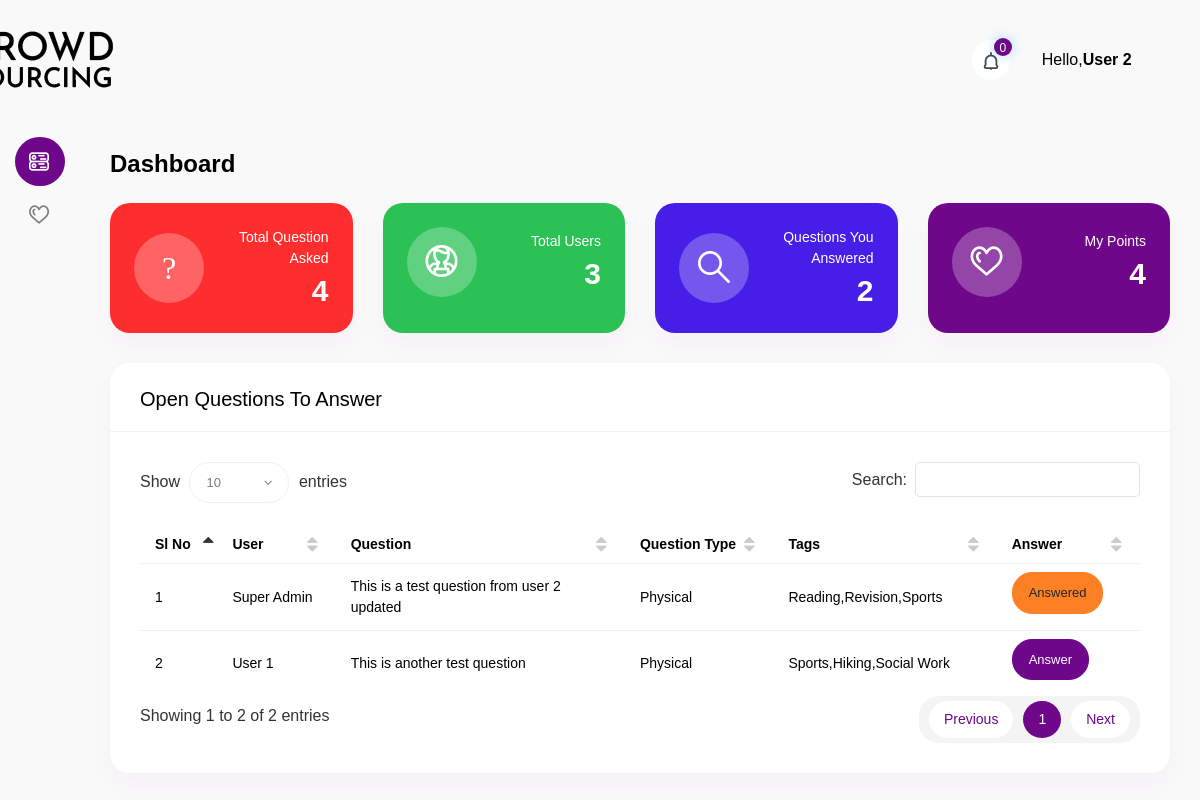
Before: /Dashboard (signed in) with the older database file.
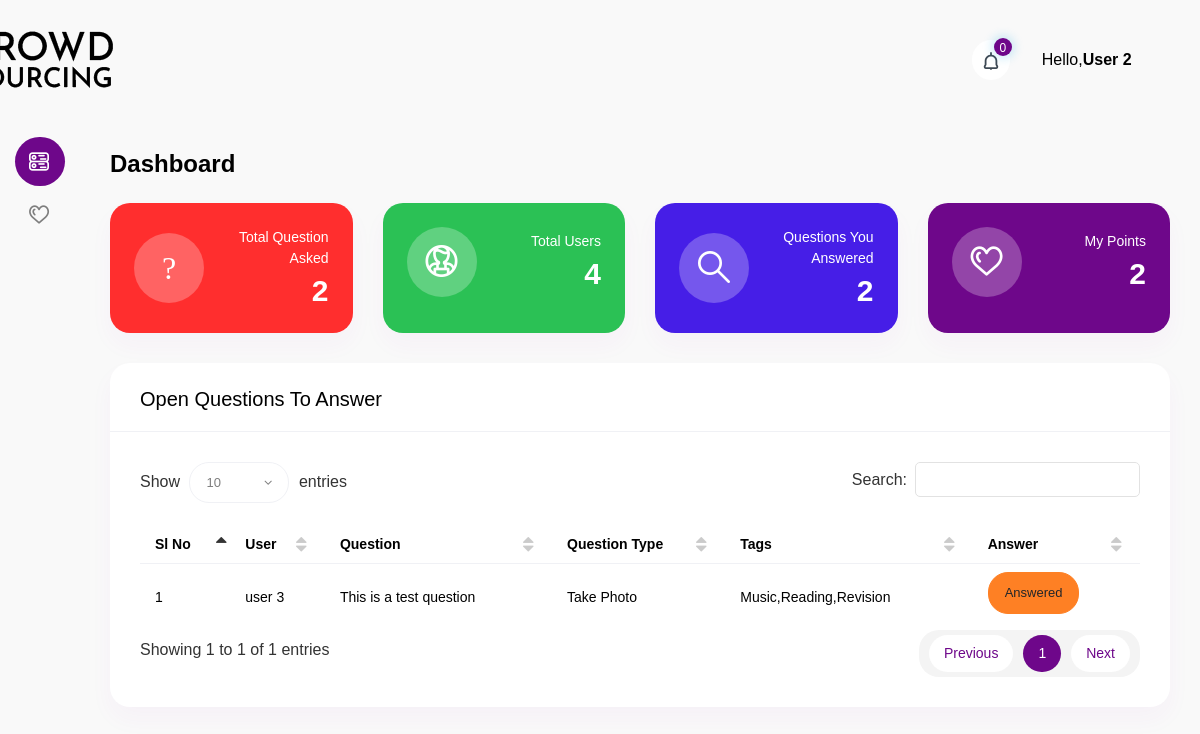
After: the same page with the newer database file.
### tables this page shows
CREATE TABLE `question` (
  `question_id` int(11) NOT NULL,
  `user_id` int(11) NOT NULL,
  `question` text NOT NULL,
  `type` varchar(255) NOT NULL,
  `tags` varchar(255) NOT NULL,
  `method` varchar(255) NOT NULL,
  `payment` int(10) NOT NULL,
  `waiting_time` varchar(255) NOT NULL,
  `inserted_at` datetime NOT NULL,
  `updated_at` datetime NOT NULL
);

CREATE TABLE `user` (
  `user_id` int(11) NOT NULL,
  `user_name` varchar(255) NOT NULL,
  `user_email` varchar(255) NOT NULL,
  `password` varchar(1000) NOT NULL,
  `college` varchar(255) NOT NULL,
  `major` varchar(255) NOT NULL,
  `hall` varchar(255) NOT NULL,
  `society` varchar(255) NOT NULL,
  `gender` varchar(255) NOT NULL,
  `age` int(10) NOT NULL,
  `indoor` varchar(255) NOT NULL,
  `outdoor` varchar(255) NOT NULL,
  `request_type` varchar(255) NOT NULL,
  `user_type` int(10) NOT NULL DEFAULT 1,
  `status` int(10) NOT NULL DEFAULT 1,
  `updated_at` datetime NOT NULL
);

CREATE TABLE `question_type` (
  `id` int(11) NOT NULL,
  `question_type` varchar(255) NOT NULL
);

### include/header.php (called while the page is built, shortened)
<?php
$user = $db_handle->runQuery("select * from user where user_id = '$userid'");
$user_type = $user[0]['user_type'];
?>
                    <?php if($user_type == '1'){
                        ?>
                                <?php
                                $notification = $db_handle->runQuery("select count(notification_id) as no from notification where user_id = '$userid' and status = '0'");
                                ?>
                                        <?php
                                        $fetch_notification = $db_handle->runQuery("select * from question,notification where notification.user_id = '$userid' and question.question_id = notification.question_id");
                                            ?>
                        <?php
                    }?>
                                <?php
                                $user = $db_handle->runQuery("select * from user where user_id = '$userid'");
                                ?>

### include/dbController.php (called while the page is built, shortened)
<?php
class DBController {
    private $host = "localhost";
    private $user = "root";
    private $password = "";
    private $database = "crowd_sourcing";
    private $conn;
    function __construct() {
        $this->conn = $this->connectDB();
    }
    function connectDB() {
        $conn = mysqli_connect($this->host,$this->user,$this->password,$this->database);
        return $conn;
    }
    function runQuery($query) {
        $result = mysqli_query($this->conn,$query);
        while($row=mysqli_fetch_assoc($result)) {
            $resultset[] = $row;
        }
        if(!empty($resultset))
            return $resultset;
    }
    function numRows($query) {
        $result  = mysqli_query($this->conn,$query);
        $rowcount = mysqli_num_rows($result);
        return $rowcount;
    }
}

### dashboard.php (the view, shortened to what the changed rows need)
<?php
require_once("include/dbController.php");
$db_handle = new DBController();
$userid = $_SESSION['userid'];
?>
<!DOCTYPE html>
<html lang="en">
<head>
    <?php include('include/css.php'); ?>
</head>
<body>
<div id="main-wrapper">
    <?php include('include/header.php'); ?>
    <div class="content-body">
        <div class="container-fluid">
            <div class="form-head mb-4">
                <h2 class="text-black font-w600 mb-0">Dashboard</h2>
            </div>
            <div class="row">
                <div class="col-xl-12">
                    <div class="row">
                        <div class="col-xl-3 col-lg-6 col-sm-6">
                            <div class="widget-stat card bg-danger">
                                <div class="card-body  p-4">
                                    <div class="media">
                                        <div class="media-body text-white text-right">
                                            <p class="mb-1">Total Question Asked</p>
                                            <?php
                                            $total_question = $db_handle->runQuery("select count('question_id') as number from question");
                                            ?>
                                            <h3 class="text-white"><?php echo $total_question[0]['number']; ?></h3>
                                        </div>
                                    </div>
                                </div>
                            </div>
                        </div>
                        <div class="col-xl-3 col-lg-6 col-sm-6">
                            <div class="widget-stat card bg-success">
                                <div class="card-body p-4">
                                    <div class="media">
                                        <div class="media-body text-white text-right">
                                            <p class="mb-1">Total Users</p>
                                            <?php
                                            $total_user = $db_handle->runQuery("select count('user_id') as number from user");
                                            ?>
                                            <h3 class="text-white"><?php echo $total_user[0]['number']; ?></h3>
                                        </div>
                                    </div>
                                </div>
                            </div>
                        </div>
                        <?php if($user_type == 1){
                            ?>
                            <div class="col-xl-3 col-lg-6 col-sm-6">
                                <div class="widget-stat card bg-info">
                                    <div class="card-body p-4">
                                        <div class="media">
									<span class="mr-3">
										<i class="flaticon-381-search-2"></i>
									</span>
                                            <div class="media-body text-white text-right">
                                                <p class="mb-1">Questions You Answered</p>
                                                <?php
                                                $answer = $db_handle->runQuery("SELECT COUNT(answer_id) as answer from answer WHERE user_id = '$userid'");
                                                ?>
                                                <h3 class="text-white"><?php echo $answer[0]['answer'];?></h3>
                                            </div>
                                        </div>
                                    </div>
                                </div>
                            </div>
                            <div class="col-xl-3 col-lg-6 col-sm-6">
                                <div class="widget-stat card bg-primary">
                                    <div class="card-body p-4">
                                        <div class="media">
									<span class="mr-3">
										<i class="flaticon-381-heart"></i>
									</span>
                                            <div class="media-body text-white text-right">
                                                <p class="mb-1">My Points</p>
                                                <?php
                                                $points = $db_handle->runQuery("SELECT SUM(points) as point FROM `answer` where user_id = '$userid'");
                                                ?>
                                                <h3 class="text-white"><?php echo $points[0]['point'];?></h3>
                                            </div>
                                        </div>
                                    </div>
                                </div>
                            </div>
                            <?php
                        } ?>
                    </div>
                </div>
                <?php if($user_type == '1'){
                    ?>
                    <div class="col-12">
                        <div class="card">
                            <div class="card-header">
                                <h4 class="card-title">Open Questions to Answer</h4>
                            </div>
                            <div class="card-body">
                                <div class="table-responsive">
                                    <table id="example3" class="display min-w850">
                                        <thead>
                                        <tr>
                                            <th>Sl No</th>
                                            <th>User</th>
                                            <th>Question</th>
                                            <th>Question Type</th>
                                            <th>Tags</th>
                                            <th>Answer</th>
                                        </tr>
                                        </thead>
                                        <tbody>
                                        <?php
                                        $select_question = $db_handle->runQuery("SELECT * FROM question,question_type,user where question.method = '1' and question.user_id != '$userid' and question.type = question_type.id AND question.user_id = user.user_id order by question.question_id desc");
                                        $no_select_question = $db_handle->numRows("SELECT * FROM question,question_type,user where question.method = '1' and question.user_id != '$userid' and question.type = question_type.id AND question.user_id = user.user_id order by question.question_id desc");
                                        for($j=0;$j<$no_select_question;$j++){
                                            ?>
                                            <tr>
                                                <td><?php echo $j+1;?></td>
                                                <td><?php echo $select_question[$j]['user_name'];?></td>
                                                <td><?php echo $select_question[$j]['question'];?></td>
                                                <td><?php echo $select_question[$j]['question_type'];?></td>
                                                <td><?php echo $select_question[$j]['tags'];?></td>
                                                <td>
                                                    <div class="d-flex">
                                                        <?php
                                                        $question_id = $select_question[$j]['question_id'];
                                                        $no_check_answer = $db_handle->numRows("select * from answer where user_id = '$userid' and question_id = '$question_id'");
                                                        if($no_check_answer <= 0){
                                                            ?>
                                                            <button type="button" class="btn btn-primary mb-2" data-toggle="modal" data-target="#exampleModalCenter" onclick="passVariable(<?php echo $select_question[$j]['question_id'];?>);">Answer</button>
                                                            <?php
                                                        }else{
                                                            ?>
                                                            <button type="button" class="btn btn-warning mb-2">Answered</button>
                                                            <?php
                                                        }
                                                        ?>
                                                    </div>
                                                </td>
                                            </tr>
                                            <?php
                                        }
                                        ?>
                                        </tbody>
                                    </table>
                                </div>
                            </div>
                        </div>
                    </div>
                    <?php
                }?>
            </div>
        </div>
    </div>
</body>
</html>

Changed rows visible on the page:
removed question: user.user_name "Super Admin", question "This is a test question from user 2 updated", question_type.question_type "Physical", tags "Reading,Revision,Sports", shows "Answered"
no longer on this page (row edited): question: user.user_name "User 1", question "This is another test question", question_type.question_type "Physical", tags "Sports,Hiking,Social Work"
now on this page (row edited): question: user.user_name "user 3", question "This is a test question", question_type.question_type "Take Photo", tags "Music,Reading,Revision", shows "Answered"
Other visible differences:
$total_question[0]['number']: "4" → "2"
$total_user[0]['number']: "3" → "4"
$points[0]['point']: "4" → "2"
text written by a page script: "Show 10 entries Search: Showing 1 to 2 of 2 entries Previous 1 Next" → "Show 10 entries Search: Showing 1 to 1 of 1 entries Previous 1 Next"
